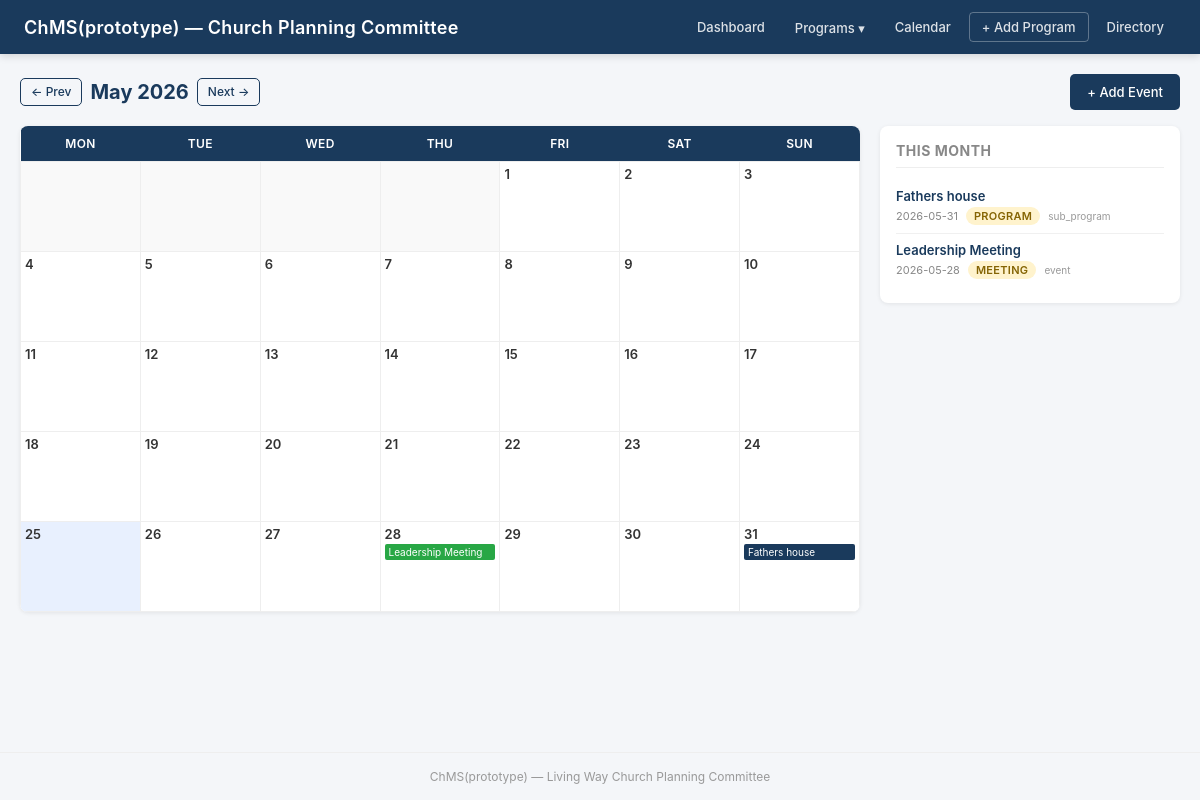
/calendar, run on the app's committed database.
### tables this page shows
CREATE TABLE events (
            id INTEGER PRIMARY KEY AUTOINCREMENT,
            title TEXT NOT NULL,
            sub_program_id INTEGER REFERENCES sub_programs(id),
            recurring_type TEXT NOT NULL DEFAULT 'none'
                CHECK(recurring_type IN ('none','weekly','bi_weekly','monthly','quarterly','annual')),
            type_flag TEXT NOT NULL DEFAULT 'Event'
                CHECK(type_flag IN ('Program','Meeting','Event','Service')),
            start_date TEXT NOT NULL,
            notes TEXT NOT NULL DEFAULT '',
            created_at TEXT NOT NULL DEFAULT (datetime('now'))
        );

CREATE TABLE sub_programs (
            id INTEGER PRIMARY KEY AUTOINCREMENT,
            program_category_id INTEGER NOT NULL REFERENCES program_categories(id),
            title TEXT NOT NULL,
            description TEXT NOT NULL DEFAULT '',
            due_date TEXT,
            in_charge_id INTEGER REFERENCES members(id),
            recurring_type TEXT NOT NULL DEFAULT 'none'
                CHECK(recurring_type IN ('none','weekly','bi_weekly','monthly','quarterly','annual')),
            add_to_calendar INTEGER NOT NULL DEFAULT 0,
            type_flag TEXT NOT NULL DEFAULT 'Program'
                CHECK(type_flag IN ('Program','Meeting','Event','Service')),
            notes TEXT NOT NULL DEFAULT '',
            parent_id INTEGER REFERENCES sub_programs(id),
            generation INTEGER NOT NULL DEFAULT 0,
            created_at TEXT NOT NULL DEFAULT (datetime('now')),
            updated_at TEXT NOT NULL DEFAULT (datetime('now'))
        );

### app.py (the view)
@app.route("/calendar")
def calendar_view():
    today_dt = date.today()
    year = request.args.get("year", today_dt.year, type=int)
    month = request.args.get("month", today_dt.month, type=int)
    entries = get_calendar_entries(year, month)
    cal = monthcalendar(year, month)
    day_names = ["Mon", "Tue", "Wed", "Thu", "Fri", "Sat", "Sun"]
    entries_by_date = {}
    for e in entries:
        d = e["start_date"][:10]
        entries_by_date.setdefault(d, []).append(e)
    next_month = month + 1 if month < 12 else 1
    next_year = year if month < 12 else year + 1
    prev_month = month - 1 if month > 1 else 12
    prev_year = year if month > 1 else year - 1
    month_entries = get_calendar_entries(year, month)
    month_events = get_events(year=year, month=month)
    members = get_members()
    categories = get_program_categories()
    return render_template(
        "calendar.html",
        cal=cal, day_names=day_names,
        year=year, month=month,
        next_month=next_month, next_year=next_year,
        prev_month=prev_month, prev_year=prev_year,
        today=today_dt.isoformat(),
        entries_by_date=entries_by_date,
        month_entries=month_entries,
        month_events=month_events,
        members=members, categories=categories,
        months=[
            "January", "February", "March", "April", "May", "June",
            "July", "August", "September", "October", "November", "December",
        ],
        recurring_types=RECURRING_TYPES, type_flags=TYPE_FLAGS,
    )

### app.py (called while the page is built)
@app.before_request
def check_recurrence():
    global LAST_RECURRENCE_CHECK
    today_iso = date.today().isoformat()
    if LAST_RECURRENCE_CHECK != today_iso:
        created = generate_recurring_instances()
        if created:
            print(f"Recurrence: generated {created} new sub-program(s)")
        LAST_RECURRENCE_CHECK = today_iso

### models.py (called while the page is built)
def get_conn():
    conn = sqlite3.connect(DB_PATH)
    conn.row_factory = sqlite3.Row
    conn.execute("PRAGMA journal_mode=WAL")
    conn.execute("PRAGMA foreign_keys=ON")
    return conn

def get_members():
    conn = get_conn()
    rows = conn.execute("SELECT * FROM members ORDER BY name").fetchall()
    conn.close()
    return [dict(r) for r in rows]

def get_program_categories():
    conn = get_conn()
    rows = conn.execute(
        "SELECT * FROM program_categories ORDER BY sort_order, name"
    ).fetchall()
    conn.close()
    return [dict(r) for r in rows]

def get_events(year=None, month=None):
    conn = get_conn()
    sql = """SELECT e.*, sp.title AS sub_program_title
             FROM events e
             LEFT JOIN sub_programs sp ON e.sub_program_id = sp.id
             WHERE 1=1"""
    params = []
    if year and month:
        sql += " AND strftime('%Y', e.start_date)=? AND strftime('%m', e.start_date)=?"
        params.append(str(year))
        params.append(f"{int(month):02d}")
    sql += " ORDER BY e.start_date"
    rows = conn.execute(sql, params).fetchall()
    conn.close()
    return [dict(r) for r in rows]

def get_calendar_entries(year, month):
    month_start = f"{year:04d}-{month:02d}"
    entries = []
    conn = get_conn()
    rows = conn.execute("""
        SELECT id, title, type_flag, due_date AS start_date, 'sub_program' AS source
        FROM sub_programs
        WHERE add_to_calendar=1 AND strftime('%Y-%m', due_date)=?
        ORDER BY due_date
    """, (month_start,)).fetchall()
    entries.extend(dict(r) for r in rows)
    rows = conn.execute("""
        SELECT id, title, type_flag, start_date, 'event' AS source
        FROM events
        WHERE strftime('%Y-%m', start_date)=?
        ORDER BY start_date
    """, (month_start,)).fetchall()
    entries.extend(dict(r) for r in rows)
    conn.close()
    return entries

### templates/calendar.html (shortened to what this page needs)
{% extends "base.html" %}
{% block content %}
<div class="cal-header">
    <div class="cal-nav">
        <a href="{{ url_for('calendar_view', month=prev_month, year=prev_year) }}" class="btn btn-sm btn-outline">&larr; Prev</a>
        <h2>{{ months[month-1] }} {{ year }}</h2>
        <a href="{{ url_for('calendar_view', month=next_month, year=next_year) }}" class="btn btn-sm btn-outline">Next &rarr;</a>
    </div>
    <a href="{{ url_for('event_add') }}" class="btn btn-primary">+ Add Event</a>
</div>
<div class="layout-sidebar">
    <div>
        <table class="cal-grid">
            <thead><tr>
                {% for d in day_names %}<th>{{ d }}</th>{% endfor %}
            </tr></thead>
            <tbody>
                {% for week in cal %}
                <tr>
                    {% for day in week %}
                    {% set date_key = '%04d-%02d-%02d'|format(year, month, day) if day > 0 else '' %}
                    <td class="{% if day == 0 %}other-month{% elif date_key == today %}today{% endif %}">
                        {% if day > 0 %}
                        <div class="cal-day-num">{{ day }}</div>
                        {% for e in entries_by_date.get(date_key, []) %}
                        <div class="cal-event {{ e.type_flag|lower }}" onclick="showEvent({{ e.id }}, '{{ e.source }}')" title="{{ e.title }}">
                            {{ e.title[:20] }}
                        </div>
                        {% endfor %}
                        {% endif %}
                    </td>
                    {% endfor %}
                </tr>
                {% endfor %}
            </tbody>
        </table>
    </div>
    <div>
        <div class="sidebar-card">
            <h3>This Month</h3>
            {% if month_entries %}
            {% for e in month_entries %}
            <div class="schedule-item">
                <div class="schedule-title">
                    {% if e.source == 'sub_program' %}
                    <a href="{{ url_for('sub_program_detail', sub_id=e.id) }}">{{ e.title }}</a>
                    {% else %}
                    <a href="#" onclick="showEvent({{ e.id }}, '{{ e.source }}');return false;">{{ e.title }}</a>
                    {% endif %}
                </div>
                <div class="schedule-meta">
                    <span class="schedule-date">{{ e.start_date[:10] }}</span>
                    <span class="badge badge-med">{{ e.type_flag }}</span>
                    <span style="font-size:10px;color:#999;">{{ e.source }}</span>
                </div>
            </div>
            {% endfor %}
            {% else %}
            <p style="color:#999;">No entries this month.</p>
            {% endif %}
        </div>
    </div>
</div>
{% endblock %}

### static/style.css (style rules this page uses)
* { margin:0; padding:0; box-sizing:border-box; }
body { font-family: -apple-system, BlinkMacSystemFont, "Segoe UI", Roboto, sans-serif; background: #f4f6f9; color: #333; min-height: 100vh; display: flex; flex-direction: column; }
.btn { display: inline-block; padding: 8px 16px; border-radius: 5px; text-decoration: none; font-size: 13px; font-weight: 500; border: 1px solid transparent; cursor: pointer; transition: all 0.15s; line-height: 1.4; }
.btn-primary { background: #1a3a5c; color: #fff; }
.btn-outline { background: transparent; color: #1a3a5c; border-color: #1a3a5c; }
.btn-sm { padding: 5px 10px; font-size: 12px; }
table { width: 100%; border-collapse: collapse; }
table th, table td { padding: 10px 12px; text-align: left; font-size: 13px; border-bottom: 1px solid #eee; }
table th { background: #f0f2f5; font-weight: 600; color: #555; font-size: 12px; text-transform: uppercase; letter-spacing: 0.3px; white-space: nowrap; }
.badge { display: inline-block; padding: 2px 8px; border-radius: 10px; font-size: 11px; font-weight: 600; text-transform: uppercase; letter-spacing: 0.3px; }
.badge-med { background: #fff3cd; color: #856404; }
.layout-sidebar { display: grid; grid-template-columns: 1fr 300px; gap: 20px; }
.sidebar-card { background: #fff; border-radius: 8px; padding: 16px; box-shadow: 0 1px 4px rgba(0,0,0,0.08); }
.sidebar-card h3 { font-size: 14px; text-transform: uppercase; letter-spacing: 0.5px; color: #888; margin-bottom: 12px; padding-bottom: 8px; border-bottom: 1px solid #eee; }
.schedule-item { padding: 8px 0; border-bottom: 1px solid #f0f0f0; }
.schedule-item:last-child { border-bottom: none; }
.schedule-title { font-size: 13px; font-weight: 600; }
.schedule-title a { color: #1a3a5c; text-decoration: none; }
.schedule-meta { display: flex; gap: 8px; align-items: center; margin-top: 3px; }
.schedule-date { font-size: 11px; color: #888; }
.cal-header { display: flex; align-items: center; justify-content: space-between; margin-bottom: 16px; flex-wrap: wrap; gap: 10px; }
.cal-header h2 { font-size: 20px; color: #1a3a5c; }
.cal-nav { display: flex; gap: 8px; align-items: center; }
.cal-grid { width: 100%; border-collapse: collapse; background: #fff; border-radius: 8px; overflow: hidden; box-shadow: 0 1px 4px rgba(0,0,0,0.08); }
.cal-grid th { background: #1a3a5c; color: #fff; padding: 10px; font-size: 12px; text-transform: uppercase; text-align: center; }
.cal-grid td { border: 1px solid #eee; height: 90px; width: 14.28%; vertical-align: top; padding: 4px; font-size: 13px; }
.cal-grid td.other-month { background: #f9f9f9; color: #ccc; }
.cal-grid td.today { background: #e8f0fe; }
.cal-day-num { font-weight: 600; font-size: 13px; margin-bottom: 2px; }
.cal-event { font-size: 10px; padding: 2px 4px; border-radius: 2px; margin-bottom: 1px; color: #fff; cursor: pointer; white-space: nowrap; overflow: hidden; text-overflow: ellipsis; }
.cal-event.program { background: #1a3a5c; }
.cal-event.meeting { background: #28a745; }

### data on the page
events: title "Leadership Meeting", start_date "2026-05-28", type_flag "MEETING", source "event"
sub_programs: title "Fathers house", due_date "2026-05-31", type_flag "PROGRAM", source "sub_program"

### other printed values
{{ months[month-1] }} "May"
{{ year }} "2026"
{{ d }} "MON" "TUE" "WED" "THU" "FRI" "SAT" "SUN"
{{ day }} "1" "2" "3" "4" "5" "6" "7" "8" "9" "10" "11" "12" "13" "14" "15" "16" "17" "18" "19" "20" "21" "22" "23" "24" "25" "26" "27" "28" "29" "30" "31"
